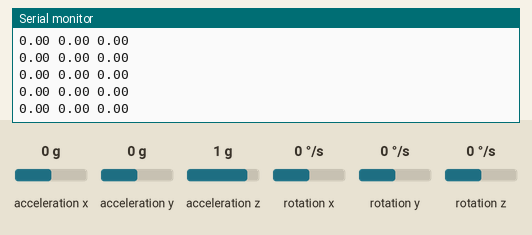
Recording of a sketch running on a simulated Arduino Uno, built with avr-gcc and run on an emulated ATmega328P. On the bench: the last lines printed to the serial monitor. The inputs (shaded band) are chosen by the test bench; at power-on: acceleration x 0 g, acceleration y 0 g, rotation z 0 °/s, acceleration z 1 g, rotation x 0 °/s, rotation y 0 °/s.

Above: at 4.2 s.
4.3 s: acceleration x set to -1.4 g
At 4.32 s:
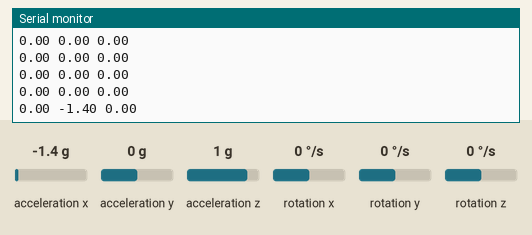
5.8 s: acceleration y set to -1.4 g
At 5.84 s:
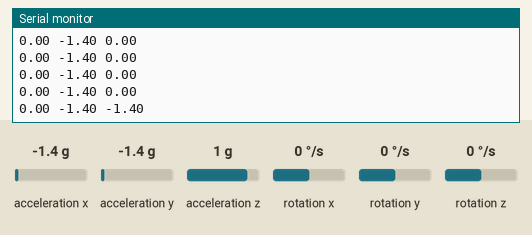
7.3 s: rotation z set to -192 °/s
At 7.31 s:
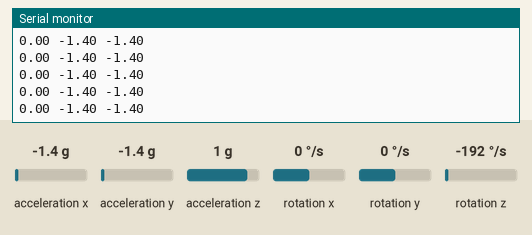
Timing chart, 0 to 10.3 s (numbered marks = the images above; inputs shaded):
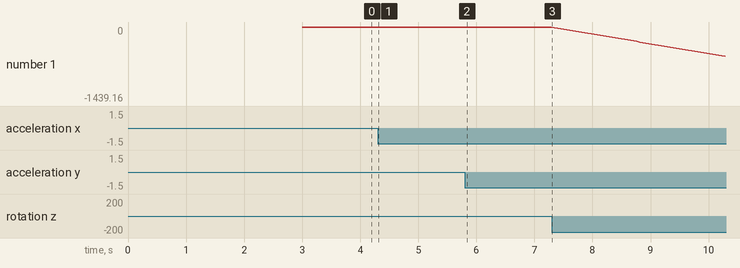

Measured:
- after the input at 4.3 s, the serial monitor: prints a new line at once (image 1)
- after the input at 5.8 s, the serial monitor: prints a new line at once (image 2)
- plotted number 1: 0 → -1439.16 after the input at 7.3 s

The sketch:

mputest.ino
```cpp
#include <MPU6050_light.h>
#include <Wire.h>

MPU6050 mpu(Wire);

void setup() {
  Serial.begin(115200);
  Wire.begin();
  mpu.begin();
  mpu.calcGyroOffsets();
}

void loop() {
  mpu.update();
  float angle = mpu.getAngleZ();
  float accel[2] = {mpu.getAccX(), mpu.getAccY()};
  String output = "";
  output.concat(angle);
  output.concat(" ");
  output.concat(accel[0]);
  output.concat(" ");
  output.concat(accel[1]);
  Serial.println(output);
  delay(50);
}
```
